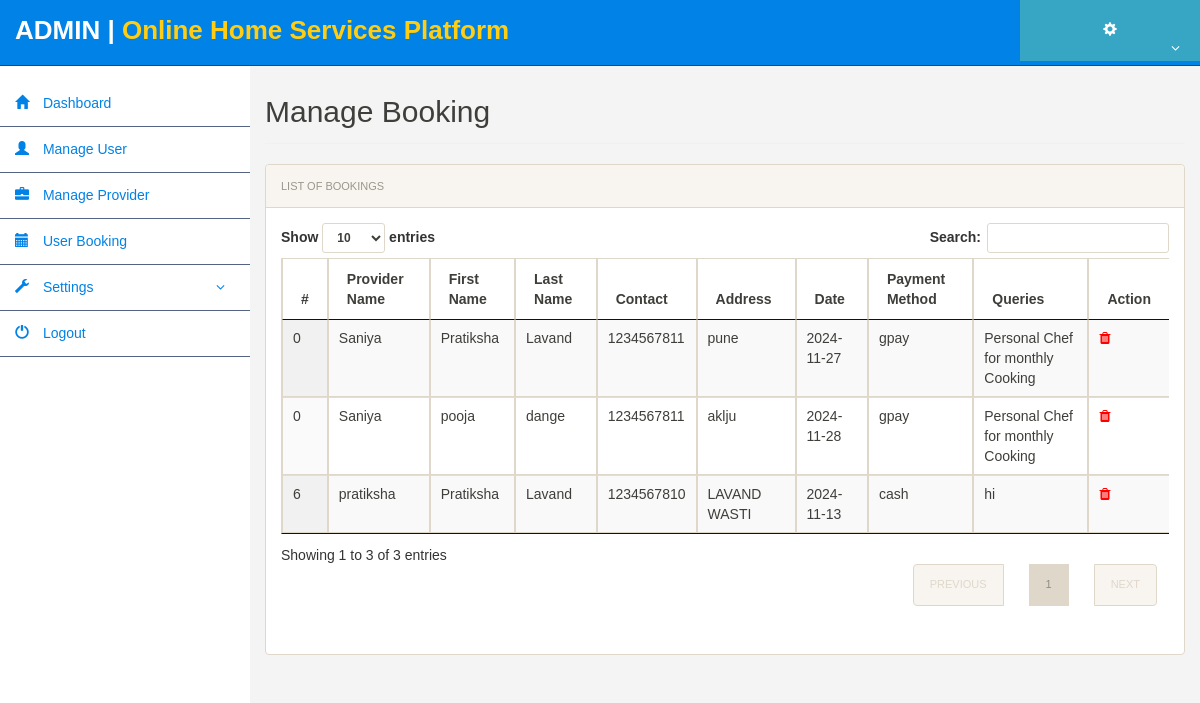
/Dashboard/admin/bookinglist.php, run on the app's committed database.
### tables this page shows
CREATE TABLE `bookings` (
  `id` int(10) UNSIGNED NOT NULL,
  `provider_id` int(10) UNSIGNED NOT NULL,
  `fname` varchar(255) NOT NULL,
  `lname` varchar(255) NOT NULL,
  `contact` varchar(20) NOT NULL,
  `adder` varchar(255) NOT NULL,
  `date` date NOT NULL,
  `payment` varchar(30) NOT NULL,
  `queries` varchar(255) NOT NULL
);

CREATE TABLE `providers` (
  `id` int(10) UNSIGNED NOT NULL,
  `name` varchar(255) NOT NULL,
  `contact` varchar(20) NOT NULL,
  `descr` varchar(1000) NOT NULL,
  `adder1` varchar(255) NOT NULL,
  `adder2` varchar(255) NOT NULL,
  `city` varchar(50) NOT NULL,
  `password` varchar(255) NOT NULL,
  `photo` varchar(255) NOT NULL,
  `profession` varchar(255) NOT NULL,
  `status` tinyint(1) NOT NULL DEFAULT 0
);

### Dashboard/admin/bookinglist.php (the view, shortened to what this page needs)
<?php
$conn = new mysqli("localhost", "root", "", "hsp");
$query_bookings = $conn->query("SELECT b.id, b.fname, b.lname, b.contact, b.adder, b.date, b.payment, b.queries, p.name AS provider_name FROM bookings b JOIN providers p ON b.provider_id = p.id ORDER BY b.id DESC") or die(mysqli_error($conn));
?>
<!DOCTYPE html>
<html>
<head>
    <link rel="stylesheet" type="text/css" href="../css/bootstrap.min.css">
    <link rel="stylesheet" type="text/css" href="../css/jquery.dataTables.min.css">
    <link rel="stylesheet" type="text/css" href="../css/style3.css">
    <link href="../font-awesome-4.7.0/css/font-awesome.css" rel="stylesheet">
    <link rel="stylesheet" href="../css/style6.css">
</head>
<body>
    <?php include('./includes/header.php'); ?>
    <div class="ts-main-content">
        <?php include('./includes/leftbar.php'); ?>
        <div class="content-wrapper">
            <div class="container-fluid">
                <div class="row">
                    <div class="col-md-12">
                        <h2 class="page-title">Manage Booking</h2>
                        <div class="panel panel-default">
                            <div class="panel-heading">List of Bookings</div>
                            <div class="panel-body">
                                <div class="table-responsive">
                                    <table id="zctb" class="display table table-striped table-bordered table-hover" cellspacing="0" width="100%">
                                        <thead>
                                            <tr>
                                                <th>#</th>
                                                <th>Provider Name</th>
                                                <th>First Name</th>
                                                <th>Last Name</th>
                                                <th>Contact</th>
                                                <th>Address</th>
                                                <th>Date</th>
                                                <th>Payment Method</th>
                                                <th>Queries</th>
                                                <th>Action</th>
                                            </tr>
                                        </thead>
                                        <tbody>
                                            <?php while ($booking = mysqli_fetch_array($query_bookings)) { ?>
                                                <tr id="booking-<?php echo $booking['id']; ?>">
                                                    <td><?php echo $booking['id']; ?></td>
                                                    <td><?php echo htmlspecialchars($booking['provider_name']); ?></td>
                                                    <td><?php echo htmlspecialchars($booking['fname']); ?></td>
                                                    <td><?php echo htmlspecialchars($booking['lname']); ?></td>
                                                    <td><?php echo htmlspecialchars($booking['contact']); ?></td>
                                                    <td><?php echo htmlspecialchars($booking['adder']); ?></td>
                                                    <td><?php echo htmlspecialchars($booking['date']); ?></td>
                                                    <td><?php echo htmlspecialchars($booking['payment']); ?></td>
                                                    <td><?php echo htmlspecialchars($booking['queries']); ?></td>
                                                    <td>
                                                        <a href="javascript:void(0);" onclick="deleteBooking(<?php echo $booking['id']; ?>)" class="delete-booking"><i class="fa fa-trash" style="color:red"></i></a>
                                                    </td>
                                                </tr>
                                            <?php } ?>
                                        </tbody>
                                    </table>
                                </div>
                            </div>
                        </div>
                    </div>
                </div>
            </div>
        </div>
    </body>
</html>

### Dashboard/admin/includes/header.php (shortened to what this page needs)
<div class="brand clearfix">
 <div class = "navbar navbar-default navbar-fixed-top" style="background-color:#0082e6;">
    <label class = "navbar-brand"  style="font-size: 26px;"> ADMIN | <font color="#ffce14">Online Home Services Platform</font>
    </label>
		<ul class="ts-profile-nav">
		<li class="ts-account">
           <a href="#"><center><span class = "glyphicon glyphicon-cog"></span></center>
            <i class="fa fa-angle-down hidden-side"></i>
        </a>
			</li>
		</ul>
	</div>
	</div>

### Dashboard/admin/includes/leftbar.php (shortened to what this page needs)
<nav class="ts-sidebar">
    <br/>
    <ul class="ts-sidebar-menu">
        <li><a href="dashboard.php"><i class="glyphicon glyphicon-home"></i> Dashboard</a></li>
        <li><a href="userlist.php"><i class="glyphicon glyphicon-user"></i> Manage User</a></li>
        <li><a href="managehall.php"><i class="glyphicon glyphicon-briefcase"></i> Manage Provider</a></li>
        <li><a href="bookinglist.php"><i class="glyphicon glyphicon-calendar"></i> User Booking</a></li>
        <li>
            <a href=""><i class="glyphicon glyphicon-wrench"></i> Settings</a>
        </li>
        <li><a href="logout.php"><i class="glyphicon glyphicon-off"></i> Logout</a></li>
    </ul>
</nav>

### Dashboard/css/style3.css (style rules this page uses)
* { margin:0; padding:0; }
body { font-family: Arial; font-size: 15px; line-height:1.5em; background: #f4f4f4; }

### Dashboard/css/style6.css (style rules this page uses)
html { font-size: 14px; }
@media only screen and (min-width: 480px) { html { font-size: 17px; } }
@media only screen and (min-width: 768px) { html { font-size: 14px; } }
body { font-size: 1em; }
.panel { overflow: hidden; }
ul, li { margin: 0; padding: 0; list-style: none; }
.page-title { padding-bottom: 15px; margin-bottom: 20px; border-bottom: 1px solid #f0f0f0; }
.brand { background: #4CAF50; position: relative; z-index: 3; position: fixed; width: 100%; top: 0; }
.brand .ts-profile-nav { float: right; display: none; }
.brand .ts-profile-nav li { float: left; position: relative; }
.brand .ts-profile-nav li a { display: block; padding: 20px; color: #fff; }
.brand .ts-profile-nav .ts-account .fa-angle-down { float: right; }
.brand .ts-profile-nav .ts-account > a { width: 180px; background: #37a6c4; }
@media only screen and (min-width: 992px) { .brand .ts-profile-nav { display: block; } }
.ts-sidebar { background: #ffffff; max-height: 0; transition: max-height 0.3s; overflow: hidden; position: fixed; z-index: 2; width: 100%; bottom: 0; top: 60px; overflow-y: auto; }
@media only screen and (min-width: 992px) { .ts-sidebar { max-height: 100%; bottom: 0; } }
.ts-sidebar-menu a { display: block; text-decoration: none; padding: 12px 15px; background-color: #ffffff; color:#0082e6; border-bottom:1px solid #536381; }
.ts-sidebar-menu li { position: relative; }
.ts-sidebar-menu li i { color: #0082e6; margin-right: 10px; }
.ts-main-content .content-wrapper { padding-top: 15px; margin-top: 60px; }
@media only screen and (min-width: 992px) { .ts-main-content .ts-sidebar { width: 250px; float: left; } }
@media only screen and (min-width: 992px) { .ts-main-content .content-wrapper { margin-left: 250px; } }

### data on the page
bookings: id "6", provider.name "pratiksha", fname "Pratiksha", lname "Lavand", contact "1234567810", adder "LAVAND WASTI", date "2024-11-13", payment "cash", queries "hi"
bookings: id "0", provider.name "Saniya", fname "Pratiksha", lname "Lavand", contact "1234567811", adder "pune", date "2024-11-27", payment "gpay", queries "Personal Chef for monthly Cooking"
bookings: id "0", provider.name "Saniya", fname "pooja", lname "dange", contact "1234567811", adder "aklju", date "2024-11-28", payment "gpay", queries "Personal Chef for monthly Cooking"
